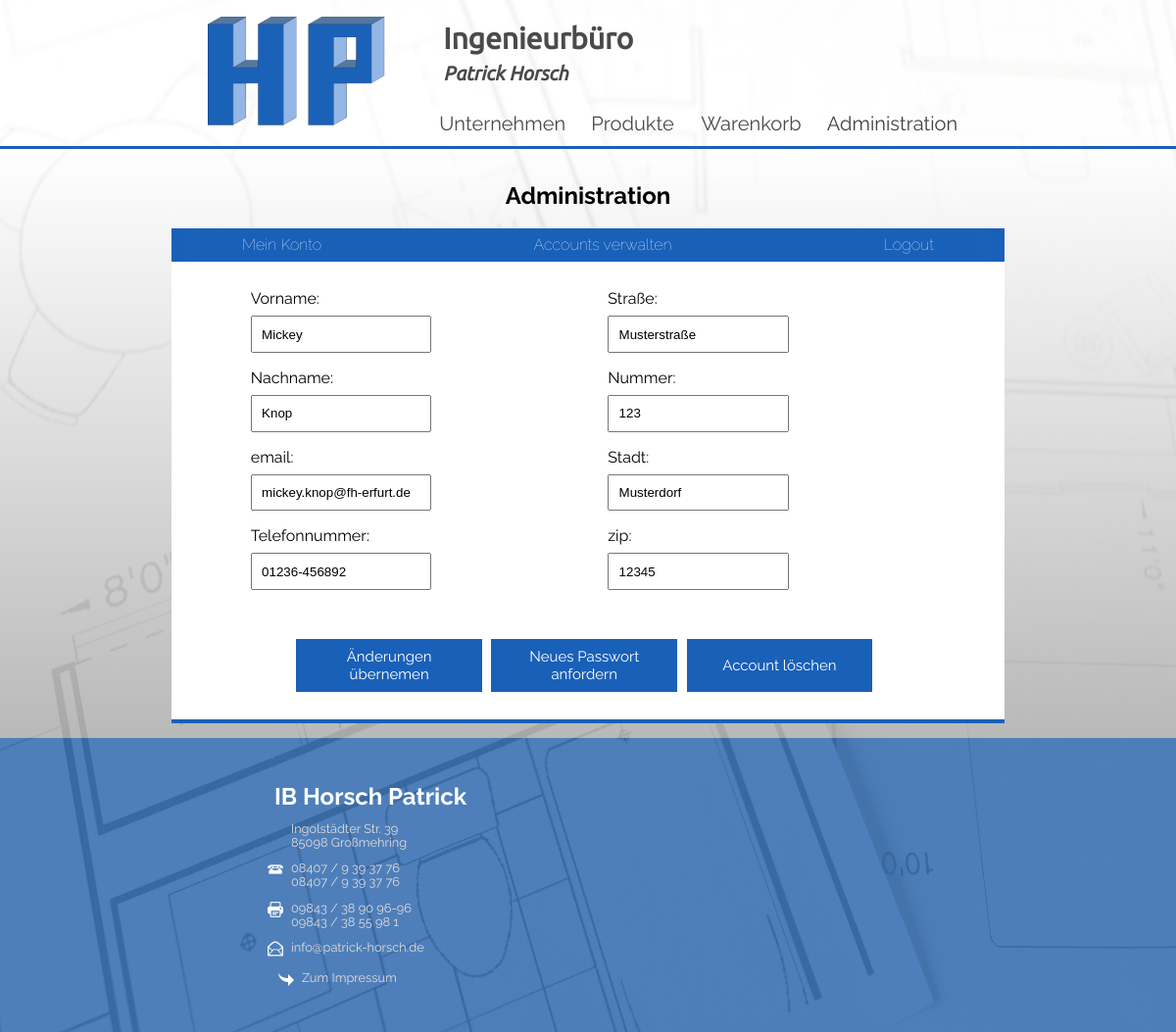
The page /index.php?c=administration&a=mydata (signed in) on the database its author committed.
### tables this page shows
CREATE TABLE IF NOT EXISTS `members` (
  `id` INT NOT NULL AUTO_INCREMENT,
  `email` VARCHAR(255) NOT NULL,
  `password_hash` VARCHAR(255) NOT NULL,
  `roll` VARCHAR(45) NOT NULL DEFAULT 'user',
  `firstname` VARCHAR(255) NOT NULL,
  `lastname` VARCHAR(255) NOT NULL,
  `gender` CHAR NOT NULL,
  `phone` VARCHAR(20) NULL,
  `addresses_id` INT NOT NULL,
  PRIMARY KEY (`id`, `addresses_id`, `email`),
  INDEX `fk_customers_addresses1_idx` (`addresses_id` ASC),
  CONSTRAINT `fk_members_addresses1`
    FOREIGN KEY (`addresses_id`)
    REFERENCES `addresses` (`id`)
    ON DELETE NO ACTION
    ON UPDATE NO ACTION);

CREATE TABLE IF NOT EXISTS `addresses` (
  `id` INT NOT NULL AUTO_INCREMENT,
  `street` VARCHAR(64) NOT NULL,
  `house_number` VARCHAR(10) NOT NULL,
  `city` VARCHAR(64) NOT NULL,
  `zip` VARCHAR(5) NOT NULL,
  PRIMARY KEY (`id`));

### core/controller.class.php (called while the page is built, shortened)
<?php
class Controller
{
    protected $controller  = null;
    protected $action 	   = null;
    protected $params = [];
    public function __construct($controller, $action)
    {
        $this->controller = $controller;
        $this->action = $action;
    }
    public function render()
    {
        $viewPath = VIEWSPATH.$this->controller.DIRECTORY_SEPARATOR.$this->action.'.php';
        extract($this->params);
        include $viewPath;
    }
}

### core/functions.php (called while the page is built, shortened)
<?php
function getCustomer($id)
{
    $db = $GLOBALS['db'];
    $sql = "id=" . $db->quote($id);
    return Members::findOne($sql);
}
function getAddress($addressid)
{
    $db = $GLOBALS['db'];
    $sql = "id=" . $db->quote($addressid);
    return Addresses::findOne($sql);
}

### core/model.class.php (called while the page is built, shortened)
<?php
abstract class Model
{
    protected $schema = [
    ];
    private $values = [
    ];
    public static function tablename()
    {
        $class = get_called_class();
        if(defined($class.'::TABLENAME'))
        {
            return $class::TABLENAME;
        }
        return null;
    }
    public function __destruct()
    {
        $this->schema = null;
        $this->values = null;
    }
    public function __set($key, $value)
    {
        if(isset($this->schema[$key]))
        {
            $this->values[$key] = $value;
        }
        else
        {
            $className = get_called_class();
            throw new \Exception(`${key} does not exists in this class ${className}`);
        }
    }
    public function __get($key)
    {
        if(isset($this->schema[$key]))
        {
            return $this->values[$key];
        }
        else
        {
            $className = get_called_class();
            throw new \Exception(`${key} does not exists in this class ${className}`);
        }
    }
    public static function find($whereStr = '1')
    {
        $db = $GLOBALS['db'];
        $sqlStr = 'SELECT * FROM `'.self::tablename().'` WHERE '.$whereStr.';';
        $results = [];
        try
        {
            $results = $db->query($sqlStr)->fetchAll();
            $count = count($results);
            for ($i=0; $i < $count; ++$i)
            {
                $results[$i] = new $class($results[$i]);
            }
        }
        catch(\PDOException $error)
        {
            print_r($error);
        }
        return $results;
    }
    public static function findOne($whereStr = '1')
    {
        $results = self::find($whereStr);
        if(count($results) > 0)
        {
            return $results[0];
        }
        return null;
    }
}

### views/administration/mydata.php (the view)
<div id="administration-wraper">
    <? require_once SHAREDPATH . 'adminnav.php'; ?>
    <?
    $customer = getCustomer($_SESSION['id']);
    $address = getAddress($customer->addresses_id);
    ?>
    <main>
        <form class="mydataFlex" name="mydata" action="" method="post">
            <div class="leftSite">
            <label for="firstname"> Vorname:</label>
                    <input type="text" name="firstname" id="firstname" value='<?= $customer->firstname ?>'>
                <label for="lastname"> Nachname:</label>
                    <input type="text" name="lastname" id="lastname" value='<?= $customer->lastname ?>'>
                <label for="city"> email:</label>
                    <input type="text" name="email" id="email"
                           value='<?= $customer->email ?>'>
            <label for="phone"> Telefonnummer: </label>
                <input type="text" name="phone" id="phone" value='<?= $customer->phone ?>'>
            </div>
            <div class="rightSite">
                    <label for="street"> Straße: </label>
                        <input type="text" name="street" id="street" value='<?= $address->street ?>'>
            <label for="house_number"> Nummer:</label>
                <input type="text" name="house_number" id="house_number" value='<?= $address->house_number ?>'>
            <label for="city"> Stadt:</label>
                <input type="text" name="city" id="city" value='<?= $address->city ?>'>
            <label for="zip"> zip:</label>
                <input type="text" name="zip" id="zip" value='<?= $address->zip ?>'>
            </div>
            <p>
            <div class="mydataBtn">
            <button class="btn" type="submit" name="update" value="input_changeAccountDetails">Änderungen
                übernemen
            </button>
            <button class="btn" type="submit" name="contact" value="input_changeAccountPassword">Neues Passwort
                anfordern
            </button>
            <div class="delete">
            <button class="btn" type="submit" name="delete" value="input_deleteAccount">Account löschen</button>
            </div>
            </div>
            </p>
        </form>
    </main>
</div>

### assets/designs/design-index.css (style rules this page uses)
:root { --headsize: 6.55em; --headcolor: #1960B8; --overheadGrey: #2f2f2fde; }
@media screen and (min-width: 62em) { :root { --headsize: 6.8em; } }
@media screen and (min-width: 62em) { body { margin: unset; padding: unset; background-image: url("../images/background.jpg"); background-repeat: no-repeat; background-attachment: fixed; } }
body { margin: unset; padding: unset; font-family: 'Raleway', sans-serif; font-size: 1em; background-image: url("../images/background.jpg"); background-size: 100% 100%; background-attachment: fixed; }
#administration-wraper { box-sizing: border-box; display: flex; justify-content: center; flex-wrap: wrap; width: 100%; }
.mydataFlex { display: flex; justify-content: center; flex-wrap: wrap; }
.rightSite { width: 40%; margin-left: 5%; }
.leftSite { width: 40%; margin-bottom: 5%; }
.mydataBtn { display: flex; align-items: center; justify-content: center; flex-wrap: wrap; }
.btn { align-items: center; height: 3.75em; max-width: 5em; cursor: pointer; font-size: 0.9375em; font-family: 'Raleway', sans-serif; display: flex; justify-content: center; border: 0.1111em solid ; background-color: #1960B8; color: white; padding: 0.8334em 1.7777em; text-align: center; text-decoration: none; min-width: 12.7779em; margin-bottom: 0.5em; margin-right: 0.5em; transition: background-color 0.2s ease-out; flex-direction: row; }
#administration-wraper main { width: 90%; min-height: 70%; margin-left: 0; text-decoration: none; list-style: none; background-color: white; padding: 1.25em; vertical-align: top; border-bottom: 0.255em var(--headcolor) solid; }
#administration-wraper label { text-align: left; display: block; padding: 0.5em 1.5em 0.5em 0; }
#administration-wraper input { width: 50%; padding: 0.7em; margin-bottom: 0.5rem; }

### rows shown on the page
members: firstname "Mickey", lastname "Knop", email "mickey.knop@fh-erfurt.de", phone "01236-456892"
addresses: street "Musterstraße", house_number "123", city "Musterdorf", zip "12345"
